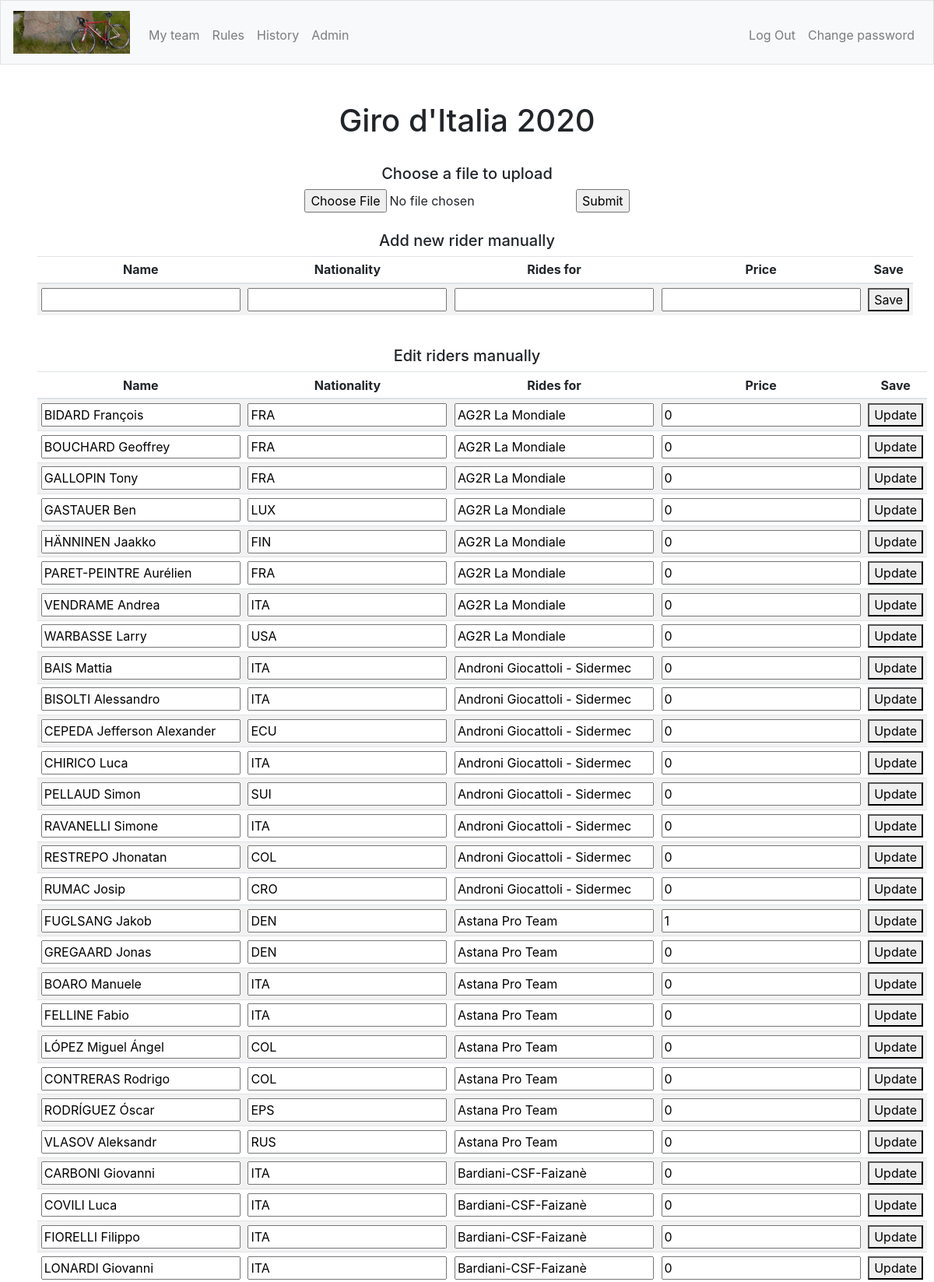
The page /uploadRiders?activecomp=21 (signed in, upper part) on the database its author committed.
### tables this page shows
CREATE TABLE "competitions" (
	"id"	INTEGER NOT NULL UNIQUE,
	"racetype_id"	INTEGER NOT NULL,
	"year"	TEXT NOT NULL,
	"startdate"	TEXT NOT NULL,
	"reg_active"	INTEGER NOT NULL,
	"reg_stop"	TEXT NOT NULL,
	"racedays"	INTEGER NOT NULL,
	"total_price"	INTEGER NOT NULL DEFAULT 0,
	PRIMARY KEY("id" AUTOINCREMENT),
	FOREIGN KEY("racetype_id") REFERENCES "racetypes"("id")
);

CREATE TABLE "riders" (
	"id"	INTEGER NOT NULL UNIQUE,
	"comp_id"	INTEGER NOT NULL,
	"rider"	TEXT NOT NULL,
	"nationality"	TEXT NOT NULL,
	"rides_for"	TEXT NOT NULL,
	"price"	INTEGER NOT NULL DEFAULT 0,
	"DNF"	INTEGER NOT NULL DEFAULT 0,
	PRIMARY KEY("id" AUTOINCREMENT),
	FOREIGN KEY("comp_id") REFERENCES "competitions"("id")
);

### app.py (the view, shortened to what this page needs)
@app.route("/uploadRiders", methods=["GET", "POST"])
@login_required
def uploadRiders():
    if request.method == "GET":
        role = getRole()
        compid = request.args.get('activecomp', None)
        comps = db.execute("SELECT id, racetype_id, year, startdate, reg_stop, racedays, reg_active FROM competitions WHERE id = :compid", compid=compid)
        riders = db.execute("SELECT id, rider, nationality, rides_for, price FROM riders WHERE comp_id = :compid", compid=compid)
        return render_template("uploadRiders.html", comps=comps, role=role, riders=riders)

### app.py (called while the page is built)
@app.after_request
def after_request(response):
    response.headers["Cache-Control"] = "no-cache, no-store, must-revalidate"
    response.headers["Expires"] = 0
    response.headers["Pragma"] = "no-cache"
    return response

### helpers.py (called while the page is built)
def login_required(f):
    @wraps(f)
    def decorated_function(*args, **kwargs):
        if session.get("user_id") is None:
            return redirect("/login")
        return f(*args, **kwargs)
    return decorated_function

def getRole():
    role = db.execute("SELECT role FROM users WHERE id = :userid", userid=session["user_id"])
    role2 = role[0]["role"]
    return role2

### templates/uploadRiders.html (shortened to what this page needs)
{% extends "layout.html" %}
{% block adminNav %}
    {% if role == 2 %}
        <li class="nav-item"><a class="nav-link" href="/admin">Admin</a></li>
    {% endif %}
{% endblock %}
{% block main %}
    {% for comp in comps %}
        <div>
            {% if comp.racetype_id == 1 %}
                <h1 class="">Tour de France {{comp.year}}</h1>
            {% elif comp.racetype_id == 2 %}
                <h1 class="">Giro d'Italia {{comp.year}}</h1>
            {% elif comp.racetype_id == 3 %}
                <h1 class="">Vuelta a España {{comp.year}}</h1>
            {% else %}
                <h1 class="">Unknown competition</h1>
            {% endif %}
        </div>
        <br>
        <h5>Choose a file to upload</h5>
        <form id="upload" action="/uploadRiders" method="POST" enctype="multipart/form-data">
            <input type=file name=file>
            <input type=submit>
        </form>
        <br>
        <h5>Add new rider manually</h5>
        <form id="newrider" action="/newRider" method="POST">
            <table class="table table-striped table-sm">
                <thead>
                    <tr>
                        <th>Name</th>
                        <th>Nationality</th>
                        <th>Rides for</th>
                        <th>Price</th>
                        <th>Save</th>
                    </tr>
                </thead>
                <tbody>
                    <tr>
                        <td class=""><input type="text" value="" name="rider"></td>
                        <td class=""><input type="text" value="" name="nationality"></td>
                        <td class=""><input type="text" value="" name="rides_for"></td>
                        <td class=""><input type="number" value="" name="price"></td>
                        <td><button type="submit" formaction="/newRider">Save</button></td>
                    </tr>
                </tbody>
            </table>
        </form>
        <br>
        <h5>Edit riders manually</h5>
        <table class="table table-striped table-sm">
            <thead>
                <tr>
                    <th>Name</th>
                    <th>Nationality</th>
                    <th>Rides for</th>
                    <th>Price</th>
                    <th>Save</th>
                </tr>
            </thead>
            <tbody>
                {% for rider in riders %}
                    <form id="{{rider.id}}" action="" method="POST">
                        <tr>
                            <td class=""><input type="text" value="{{rider.rider}}" name="rider"></td>
                            <td class=""><input type="text" value="{{rider.nationality}}" name="nationality"></td>
                            <td class=""><input type="text" value="{{rider.rides_for}}" name="rides_for"></td>
                            <td class=""><input type="number" value="{{rider.price}}" name="price"></td>
                            <td><button type="submit" formaction="/updateRider">Update</button></td>
                        </tr>
                    </form>
                {% endfor %}
            </tbody>
        </table>
    {% endfor %}
{% endblock %}

### templates/layout.html (shortened to what this page needs)
<!DOCTYPE html>
<html lang="en">
    <head>
        <link href="https://maxcdn.bootstrapcdn.com/bootstrap/4.1.3/css/bootstrap.min.css" rel="stylesheet">
        <link href="/static/styles.css" rel="stylesheet">
        <link rel="stylesheet" href="https://cdnjs.cloudflare.com/ajax/libs/Chart.js/2.9.3/Chart.css" />
        <link rel="stylesheet" href="https://cdnjs.cloudflare.com/ajax/libs/Chart.js/2.9.3/Chart.min.css" />
    </head>
    <body>
        <nav class="navbar navbar-expand-md navbar-light bg-light border">
            <a class="navbar-brand" href="/">
                <img src="/static/bicycle.jpeg" width="150px" alt="Bicycle">
            </a>
            <div class="collapse navbar-collapse" id="navbar">
                {% if session.user_id %}
                    <ul class="navbar-nav mr-auto mt-2">
                        <li class="nav-item"><a class="nav-link" href="/myteam">My team</a></li>
                        <li class="nav-item"><a class="nav-link" href="/rules">Rules</a></li>
                        <li class="nav-item"><a class="nav-link" href="/history">History</a></li>
                        {% block adminNav %}
                        {% endblock %}
                    </ul>
                    <ul class="navbar-nav ml-auto mt-2">
                        <li class="nav-item"><a class="nav-link" href="/logout">Log Out</a></li>
                        <li class="nav-item"><a class="nav-link" href="/chngpw">Change password</a></li>
                    </ul>
                {% else %}
                    <ul class="navbar-nav ml-auto mt-2">
                        <li class="nav-item"><a class="nav-link" href="/register">Register</a></li>
                        <li class="nav-item"><a class="nav-link" href="/login">Log In</a></li>
                    </ul>
                {% endif %}
            </div>
        </nav>
        <main class="container-fluid p-5">
            {% block main %}{% endblock %}
        </main>
    </body>
</html>

### static/styles.css (style rules this page uses)
nav .navbar-brand { font-size: xx-large; }
main { overflow-x: auto; text-align: center; }
td { position: relative; }
input[type="number"] { -moz-appearance: textfield; }

### rows shown on the page
competitions: year "2020"
riders: rider "BIDARD François", nationality "FRA", rides_for "AG2R La Mondiale", price "0"
riders: rider "BOUCHARD Geoffrey", nationality "FRA", rides_for "AG2R La Mondiale", price "0"
riders: rider "GALLOPIN Tony", nationality "FRA", rides_for "AG2R La Mondiale", price "0"
riders: rider "GASTAUER Ben", nationality "LUX", rides_for "AG2R La Mondiale", price "0"
riders: rider "HÄNNINEN Jaakko", nationality "FIN", rides_for "AG2R La Mondiale", price "0"
riders: rider "PARET-PEINTRE Aurélien", nationality "FRA", rides_for "AG2R La Mondiale", price "0"
riders: rider "VENDRAME Andrea", nationality "ITA", rides_for "AG2R La Mondiale", price "0"
riders: rider "WARBASSE Larry", nationality "USA", rides_for "AG2R La Mondiale", price "0"
riders: rider "BAIS Mattia", nationality "ITA", rides_for "Androni Giocattoli - Sidermec", price "0"
riders: rider "BISOLTI Alessandro", nationality "ITA", rides_for "Androni Giocattoli - Sidermec", price "0"
riders: rider "CEPEDA Jefferson Alexander", nationality "ECU", rides_for "Androni Giocattoli - Sidermec", price "0"
riders: rider "CHIRICO Luca", nationality "ITA", rides_for "Androni Giocattoli - Sidermec", price "0"
riders: rider "PELLAUD Simon", nationality "SUI", rides_for "Androni Giocattoli - Sidermec", price "0"
riders: rider "RAVANELLI Simone", nationality "ITA", rides_for "Androni Giocattoli - Sidermec", price "0"
riders: rider "RESTREPO Jhonatan", nationality "COL", rides_for "Androni Giocattoli - Sidermec", price "0"
riders: rider "RUMAC Josip", nationality "CRO", rides_for "Androni Giocattoli - Sidermec", price "0"
riders: rider "FUGLSANG Jakob", nationality "DEN", rides_for "Astana Pro Team", price "1"
riders: rider "GREGAARD Jonas", nationality "DEN", rides_for "Astana Pro Team", price "0"
riders: rider "BOARO Manuele", nationality "ITA", rides_for "Astana Pro Team", price "0"
riders: rider "FELLINE Fabio", nationality "ITA", rides_for "Astana Pro Team", price "0"
riders: rider "LÓPEZ Miguel Ángel", nationality "COL", rides_for "Astana Pro Team", price "0"
riders: rider "CONTRERAS Rodrigo", nationality "COL", rides_for "Astana Pro Team", price "0"
riders: rider "RODRÍGUEZ Óscar", nationality "EPS", rides_for "Astana Pro Team", price "0"
riders: rider "VLASOV Aleksandr", nationality "RUS", rides_for "Astana Pro Team", price "0"
riders: rider "CARBONI Giovanni", nationality "ITA", rides_for "Bardiani-CSF-Faizanè", price "0"
riders: rider "COVILI Luca", nationality "ITA", rides_for "Bardiani-CSF-Faizanè", price "0"
riders: rider "FIORELLI Filippo", nationality "ITA", rides_for "Bardiani-CSF-Faizanè", price "0"
riders: rider "LONARDI Giovanni", nationality "ITA", rides_for "Bardiani-CSF-Faizanè", price "0"
